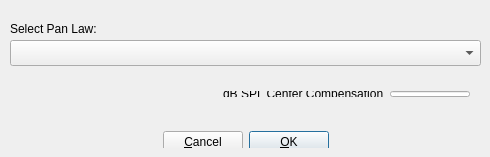
<?xml version="1.0" encoding="UTF-8"?>
<ui version="4.0">
 <class>MixerSettingsDialog_UI</class>
 <widget class="QDialog" name="MixerSettingsDialog_UI">
  <property name="geometry">
   <rect>
    <x>0</x>
    <y>0</y>
    <width>490</width>
    <height>157</height>
   </rect>
  </property>
  <property name="windowTitle">
   <string>Form1</string>
  </property>
  <widget class="QComboBox" name="panLawComboBox">
   <property name="geometry">
    <rect>
     <x>10</x>
     <y>40</y>
     <width>471</width>
     <height>26</height>
    </rect>
   </property>
   <property name="minimumSize">
    <size>
     <width>0</width>
     <height>26</height>
    </size>
   </property>
   <property name="maximumSize">
    <size>
     <width>500</width>
     <height>16777215</height>
    </size>
   </property>
  </widget>
  <widget class="QLabel" name="panLawLbl">
   <property name="geometry">
    <rect>
     <x>10</x>
     <y>20</y>
     <width>121</width>
     <height>18</height>
    </rect>
   </property>
   <property name="text">
    <string>Select Pan Law:</string>
   </property>
  </widget>
  <widget class="QWidget" name="layoutWidget">
   <property name="geometry">
    <rect>
     <x>10</x>
     <y>120</y>
     <width>471</width>
     <height>28</height>
    </rect>
   </property>
   <layout class="QHBoxLayout">
    <item>
     <spacer>
      <property name="orientation">
       <enum>Qt::Horizontal</enum>
      </property>
      <property name="sizeType">
       <enum>QSizePolicy::Expanding</enum>
      </property>
      <property name="sizeHint" stdset="0">
       <size>
        <width>184</width>
        <height>16</height>
       </size>
      </property>
     </spacer>
    </item>
    <item>
     <widget class="QPushButton" name="cancelBtn">
      <property name="sizePolicy">
       <sizepolicy hsizetype="Preferred" vsizetype="Preferred">
        <horstretch>0</horstretch>
        <verstretch>0</verstretch>
       </sizepolicy>
      </property>
      <property name="minimumSize">
       <size>
        <width>0</width>
        <height>22</height>
       </size>
      </property>
      <property name="text">
       <string>&amp;Cancel</string>
      </property>
      <property name="shortcut">
       <string>Alt+C</string>
      </property>
     </widget>
    </item>
    <item>
     <widget class="QPushButton" name="okBtn">
      <property name="sizePolicy">
       <sizepolicy hsizetype="Preferred" vsizetype="Preferred">
        <horstretch>0</horstretch>
        <verstretch>0</verstretch>
       </sizepolicy>
      </property>
      <property name="minimumSize">
       <size>
        <width>0</width>
        <height>22</height>
       </size>
      </property>
      <property name="text">
       <string>&amp;OK</string>
      </property>
      <property name="shortcut">
       <string>Alt+O</string>
      </property>
      <property name="default">
       <bool>true</bool>
      </property>
      <property name="flat">
       <bool>false</bool>
      </property>
     </widget>
    </item>
    <item>
     <spacer>
      <property name="orientation">
       <enum>Qt::Horizontal</enum>
      </property>
      <property name="sizeType">
       <enum>QSizePolicy::Expanding</enum>
      </property>
      <property name="sizeHint" stdset="0">
       <size>
        <width>183</width>
        <height>16</height>
       </size>
      </property>
     </spacer>
    </item>
   </layout>
  </widget>
  <widget class="QWidget" name="layoutWidget_2">
   <property name="geometry">
    <rect>
     <x>10</x>
     <y>80</y>
     <width>471</width>
     <height>28</height>
    </rect>
   </property>
   <layout class="QHBoxLayout" name="_2">
    <item>
     <spacer>
      <property name="orientation">
       <enum>Qt::Horizontal</enum>
      </property>
      <property name="sizeType">
       <enum>QSizePolicy::Expanding</enum>
      </property>
      <property name="sizeHint" stdset="0">
       <size>
        <width>184</width>
        <height>16</height>
       </size>
      </property>
     </spacer>
    </item>
    <item>
     <widget class="QLabel" name="dBCompensationLbl">
      <property name="maximumSize">
       <size>
        <width>246</width>
        <height>16777215</height>
       </size>
      </property>
      <property name="text">
       <string>dB SPL Center Compensation</string>
      </property>
     </widget>
    </item>
    <item>
     <widget class="QLineEdit" name="dBCompensationLineEdit">
      <property name="maximumSize">
       <size>
        <width>80</width>
        <height>16777215</height>
       </size>
      </property>
     </widget>
    </item>
   </layout>
  </widget>
 </widget>
 <layoutdefault spacing="6" margin="11"/>
 <resources/>
 <connections/>
</ui>
